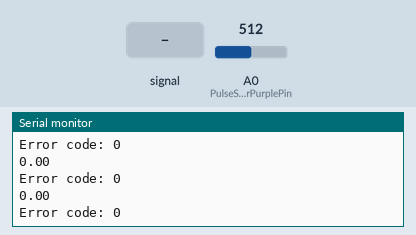
Simulated run of this sketch. Board: ESP8266 (NodeMCU). Shown: the last lines printed to the serial monitor. Inputs (shaded band) come from the test bench; at power-on: A0 (PulseSensorPurplePin) = 512. WiFi joins after 1.5 s; servers stay silent unless stated; uploads are accepted with an empty reply.

Above: at 3.2 s.
3.3 s: A0 (PulseSensorPurplePin) fed a 1000 Hz sine of ±255 counts around its level
At 4.36 s:
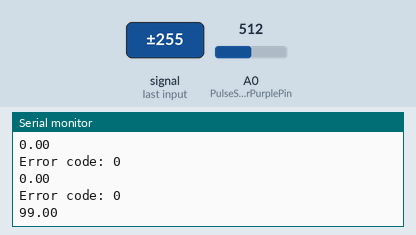
5.9 s: A0 (PulseSensorPurplePin) set to 560
At 6.17 s:
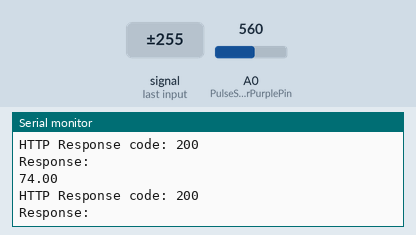
7.4 s: A0 (PulseSensorPurplePin) fed a 200 Hz sine of ±81 counts around its level
At 11.98 s:
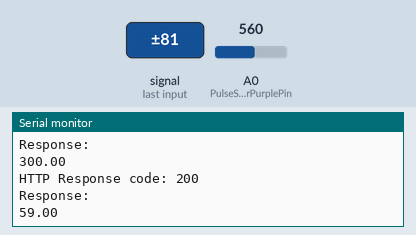
Timing chart, 0 to 13.5 s (numbered marks = the images above; inputs shaded):
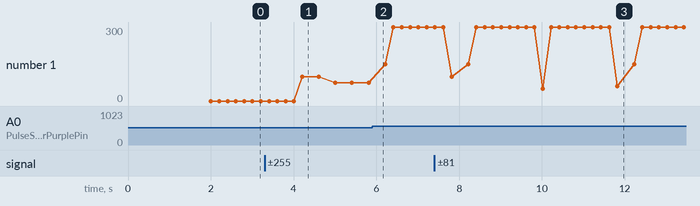

Measured:
- after the input at 3.3 s, the serial monitor: prints a new line after 0.91 s (image 1)
- after the input at 7.4 s, the serial monitor: prints a new line after 2.6 s (image 3)
- plotted number 1: 0 → 74 after the input at 3.3 s, 74 → 300 after the input at 5.9 s

The sketch:

Blynk_Heart.ino
```cpp
//
//#define heartratePin A0
//#include "DFRobot_Heartrate.h"
//#define BLYNK_PRINT Serial
//#include <ESP8266WiFi.h>
//#include <BlynkSimpleEsp8266.h>
//#include <SimpleTimer.h>   //including the library of SimpleTimer
//
//DFRobot_Heartrate heartrate(DIGITAL_MODE);
//
//SimpleTimer timer;
//char auth[] = " 0943b4b2b46c414391967788e8c0d8a0";            // You should get Auth Token in the Blynk App.
//                                           // Go to the Project Settings (nut icon).
//
//char ssid[] = "ZTE_2.4G_4KTfYa";    // Your WiFi credentials.
//char pass[] = "afaq4321";  // Set password to "" for open networks.
//
//void setup() {
//  Serial.begin(115200);
//  Blynk.begin(auth, ssid, pass);
//  timer.setInterval(2000, sendUptime);
//
//}
//
//void sendUptime()
//{
//
//  uint8_t rateValue;
//  heartrate.getValue(heartratePin); ///< A1 foot sampled values
//  rateValue = heartrate.getRate(); ///< Get heart rate value
//  if(rateValue)  {
//    Serial.println(rateValue);
//    Blynk.virtualWrite(V0,rateValue);
//  }
//  delay(20);
//
//}
//void loop() {
//
//  Blynk.run();
//  timer.run();
//
//}
//


#include <ESP8266WiFi.h>
#include <ESP8266HTTPClient.h>

const char* ssid = "Family";     // Enter your Wi-Fi network name
const char* password = "12345"; // Enter your Wi-Fi password
const char* serverIP = "192.168.100.2";      // IP address of your Node.js server
const int serverPort = 3000;                // Port number of your Node.js server
 int httpResponseCode=0;
WiFiClient client;


int PulseSensorPurplePin = A0;  // Pulse Sensor PURPLE WIRE connected to ANALOG PIN A0
int Signal;                    // Holds the incoming raw data. Signal value can range from 0-1024
int Threshold = 550;           // Determine which Signal to "count as a beat" and which to ignore.
unsigned long lastBeatTime = 0;  // Stores the time of the last beat
unsigned long currentBeatTime;   // Stores the time of the current beat
int beatCounter = 0;    // Counts the beats within a specified time period
float beatsPerMinute;   // Holds the calculated beats per minute


void setup() {
  Serial.begin(115200);

  // Connect to Wi-Fi
  WiFi.begin(ssid, password);
  while (WiFi.status() != WL_CONNECTED) {
    delay(1000);
    Serial.println("Connecting to WiFi...");
  }
  Serial.println("Connected to WiFi");

  // Print the local IP address
  Serial.print("Local IP: ");
  Serial.println(WiFi.localIP());
}

void loop() {
  // Send data to Node.js server
  if (WiFi.status() == WL_CONNECTED) {
    HTTPClient http;
            // Send the Signal value to Serial Plotter.

    String url = "http://" + String(serverIP) + ":" + String(serverPort) + "/data";
    http.begin(client, url);
    http.addHeader("Content-Type", "application/x-www-form-urlencoded");
    Signal=analogRead(A0);
   if (Signal > Threshold) {
    currentBeatTime = millis();
    if (lastBeatTime != 0) {
      unsigned long beatInterval = currentBeatTime - lastBeatTime;
      beatsPerMinute = 60000 / beatInterval;
      lastBeatTime = currentBeatTime;

    }
    lastBeatTime = currentBeatTime;
   }
   Serial.println(beatsPerMinute);
   if(beatsPerMinute>=50 && beatsPerMinute<=100){
   String requestBody = "bpm=" + String(beatsPerMinute);
      httpResponseCode = http.POST(requestBody);
   }
    // Check the response code
    if (httpResponseCode > 0) {
      String response = http.getString();
      Serial.print("HTTP Response code: ");
      Serial.println(httpResponseCode);
      Serial.print("Response: ");
      Serial.println(response);
    } else {
      Serial.print("Error code: ");
      Serial.println(httpResponseCode);
    }

    http.end();
  }

  delay(200); // Wait for 5 seconds before sending the next request
}

//int getBPM() {
//  if (Signal > Threshold) {
//    currentBeatTime = millis();
//    if (lastBeatTime != 0) {
//      unsigned long beatInterval = currentBeatTime - lastBeatTime;
//      beatsPerMinute = 60000 / beatInterval;
//      lastBeatTime = currentBeatTime;
//      return int(beatsPerMinute);
//    }
//    lastBeatTime = currentBeatTime;
//  }
//  return 0;  // Return 0 if no beat is detected
//}


//#define BLYNK_TEMPLATE_ID           "TMPL6EnHkVEqk"
//#define BLYNK_TEMPLATE_NAME         "Quickstart Device"
//#define BLYNK_AUTH_TOKEN            "oIWZyChUUuZhwjsOXBAMNE-bMFFNM1vB"
//
///* Comment this out to disable prints and save space */
//#define BLYNK_PRINT Serial
//
//
//#include <ESP8266WiFi.h>
//#include <BlynkSimpleEsp8266.h>
//
//// Your WiFi credentials.
//// Set password to "" for open networks.
//char ssid[] = "ZTE_2.4G_4KTfYa";
//char pass[] = "afaq4321";
//int PulseSensorPurplePin = A0;  // Pulse Sensor PURPLE WIRE connected to ANALOG PIN A0
//
//int Signal;                    // Holds the incoming raw data. Signal value can range from 0-1024
//int Threshold = 550;           // Determine which Signal to "count as a beat" and which to ignore.
//
//unsigned long lastBeatTime = 0;  // Stores the time of the last beat
//unsigned long currentBeatTime;   // Stores the time of the current beat
//
//int beatCounter = 0;    // Counts the beats within a specified time period
//float beatsPerMinute;   // Holds the calculated beats per minute
//
//BlynkTimer timer;
//
//// This function is called every time the Virtual Pin 0 state changes
//BLYNK_WRITE(V0)
//{
//  // Set incoming value from pin V0 to a variable
//  int value = param.asInt();
//
//  // Update state
//  Blynk.virtualWrite(V4, value);
//}
//
//// This function is called every time the device is connected to the Blynk.Cloud
//BLYNK_CONNECTED()
//{
//  // Change Web Link Button message to "Congratulations!"
//  Blynk.setProperty(V4, "offImageUrl", "https://static-image.nyc3.cdn.digitaloceanspaces.com/general/fte/congratulations.png");
//  Blynk.setProperty(V4, "onImageUrl",  "https://static-image.nyc3.cdn.digitaloceanspaces.com/general/fte/congratulations_pressed.png");
//  Blynk.setProperty(V4, "url", "https://docs.blynk.io/en/getting-started/what-do-i-need-to-blynk/how-quickstart-device-was-made");
//}
//
//// This function sends Arduino's uptime every second to Virtual Pin 2.
//void myTimerEvent()
//{
//
//  Signal = analogRead(PulseSensorPurplePin);  // Read the PulseSensor's value.
//  Serial.println(Signal);                      // Send the Signal value to Serial Plotter.
//
//  // Check if a beat is detected
//  if (Signal > Threshold) {
//    currentBeatTime = millis();  // Get the current time of the beat.
//
//    if (lastBeatTime != 0) {
//      unsigned long beatInterval = currentBeatTime - lastBeatTime;  // Calculate the time interval between beats.
//      beatsPerMinute = 60000 / beatInterval;  // Calculate the beats per minute using the beat interval.
//
//      // Print the BPM to the Serial Monitor.
//      Serial.print("BPM: ");
//
//        Blynk.virtualWrite(V4, beatsPerMinute);
//    }
//
//    lastBeatTime = currentBeatTime;  // Update the last beat time with the current beat time.
//  }
//
//
//}
//
//void setup()
//{
//  // Debug console
//  Serial.begin(115200);
//
//  Blynk.begin(BLYNK_AUTH_TOKEN, ssid, pass);
//  // You can also specify server:
//  //Blynk.begin(BLYNK_AUTH_TOKEN, ssid, pass, "blynk.cloud", 80);
//  //Blynk.begin(BLYNK_AUTH_TOKEN, ssid, pass, IPAddress(192,168,1,100), 8080);
//
//  // Setup a function to be called every second
//  timer.setInterval(1000L, myTimerEvent);
//}
//
//void loop()
//{
//  Blynk.run();
//  timer.run();
//  // You can inject your own code or combine it with other sketches.
//  // Check other examples on how to communicate with Blynk. Remember
//  // to avoid delay() function!
//}
//
//
```
